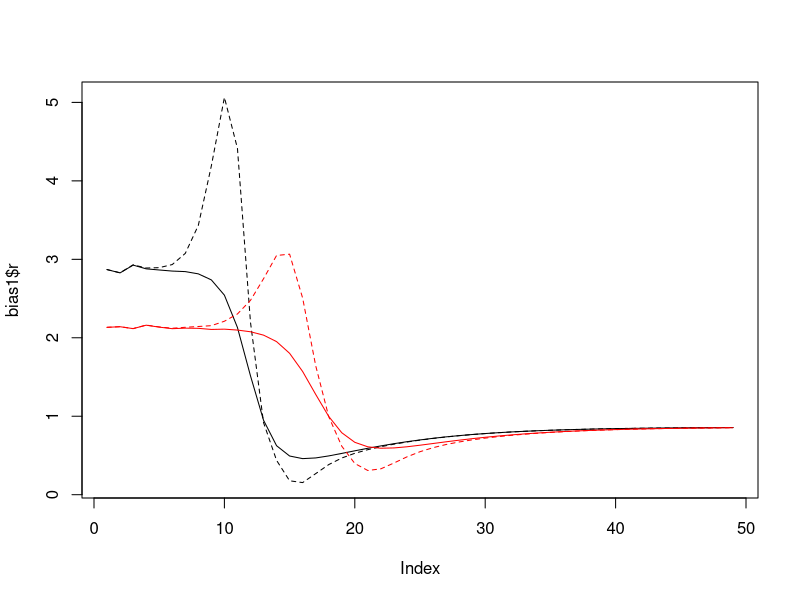
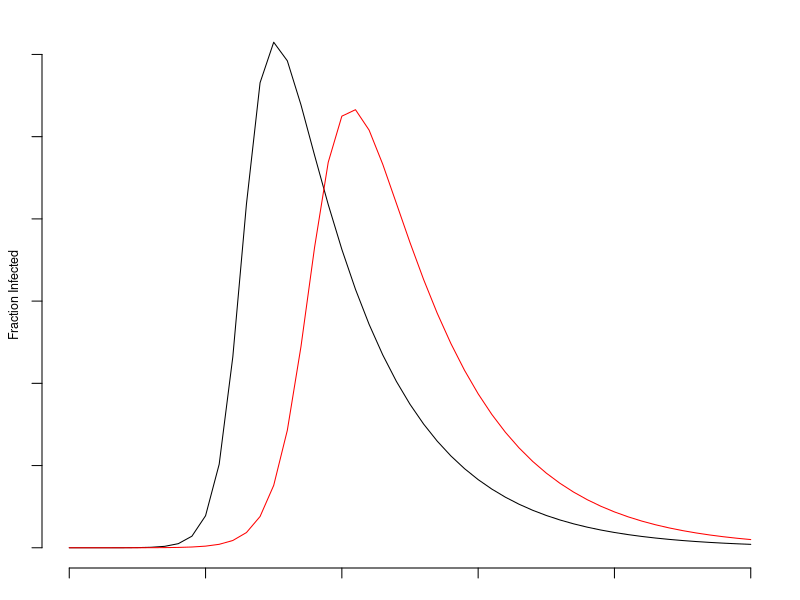

Here is the R script that generated these plots, in order: (Note: this script raises an error after producing the figures.)
## Load deSolve package
library(deSolve)

## Create an SIR function
sir <- function(time, state, parameters) {
  
  with(as.list(c(state, parameters)), {
    
    dS <- -beta * S * I
    dI <-  beta * S * I - gamma * I
    dR <-                 gamma * I
    
    return(list(c(dS, dI, dR)))
  })
}

### Set parameters
## Proportion in each compartment: Susceptible 0.999999, Infected 0.000001, Recovered 0
init       <- c(S = 1-1e-6, I = 1e-6, R = 0.0)
## beta: infection parameter; gamma: recovery parameter
# parameters <- c(beta = 1.4247, gamma = 0.14286)
parameters1 <- c(beta = 1.2, gamma = 0.15)
parameters2 <- c(beta = 0.9, gamma = 0.15)
## Time frame
times      <- seq(0, 50, by = 1)

## Solve using ode (General Solver for Ordinary Differential Equations)
out1 <- ode(y = init, times = times, func = sir, parms = parameters1)
out2 <- ode(y = init, times = times, func = sir, parms = parameters2)
## change to data frame
out1 <- as.data.frame(out1)
out2 <- as.data.frame(out2)
## Delete time variable
out1$time <- NULL
out2$time <- NULL
## Show data
png(filename = "C:/Users/Balthazar/Documents/GitHub/covid-umich/methods/figs/sir.png",
    width = 6.5, height = 4, units = "in", res = 1200, pointsize = 12)
par(mar = c(1.5,2,1,1)+0.1)
plot(times, out1$I, type = "l", axes = FALSE, bty = "n")
lines(times, out2$I, col = "red")
axis(side = 1, labels = FALSE)
axis(side = 2, labels = FALSE)
mtext("Fraction Infected", side = 2, line = 1, cex = 0.75)
dev.off()

## Setup for bias plots
f = 0.02
M = 4
days = 1:365
FP = 0.01; FN = 0.10
bary1 = -diff(out1$S)
bary2 = -diff(out2$S)

bias_fn <- function(M, bary, f, FP = 0.01, FN = 0.15) {
  const = (bary*M + (1-bary))
  f0 = f/const
  f1 = M*f0
  Delta = f1 - f0
  D_M = 1 + FP + FN - Delta * bary/(1-bary) * (FP*(1-bary) + FN * bary)/ (f0 * (1-bary) + f1 * bary)
  rho = Delta*sqrt(bary*(1-bary))/sqrt(f*(1-f))
  error = rho*sqrt((1-f)/f) * sqrt(1-bary)/sqrt(bary)*D_M
  lag_error = error[1:(length(error)-1)]
  cur_error = error[2:(length(error))]
  
  lin_term = cur_error - lag_error
  quad_term = lag_error^2 - cur_error*lag_error
  
  cur_bary = bary[2:length(error)]
  lag_bary = bary[1:(length(error)-1)]
  
  bias = (lin_term+quad_term) * cur_bary/lag_bary
  
  return(list("r"=cur_bary/lag_bary, "bias" = bias))
}

logbias_fn <- function(M, bary, f, FP = 0.01, FN = 0.15) {
  const = (bary*M + (1-bary))
  f0 = f/const
  f1 = M*f0
  Delta = f1 - f0
  D_M = 1 + FP + FN - Delta * bary/(1-bary) * (FP*(1-bary) + FN * bary)/ (f0 * (1-bary) + f1 * bary)
  rho = Delta*sqrt(bary*(1-bary))/sqrt(f*(1-f))
  error = rho*sqrt((1-f)/f) * sqrt(1-bary)/sqrt(bary)*D_M
  lag_error = error[1:(length(error)-1)]
  cur_error = error[2:(length(error))]
  
  lin_term = cur_error - lag_error
  quad_term = lag_error^2 - cur_error*lag_error
  
  cur_bary = bary[2:length(error)]
  lag_bary = bary[1:(length(error)-1)]
  
  Rt = 1+log(cur_bary/lag_bary)/7 + log(survfrac)
  logbias = log(1+lin_term+quad_term)/7
  
  return(list("r"=cur_bary/lag_bary, "bias" = bias,
              "Rt"=Rt, "logbias"=logbias))
}

bias1 = bias_fn(M, bary1, f)
bias2 = bias_fn(M, bary2, f)

ymax = max(bias1$r+bias1$bias, bias1$r, bias2$r+bias2$bias, bias2$r)
ymin = min(bias1$r+bias1$bias, bias1$r, bias2$r+bias2$bias, bias2$r)
plot(bias1$r, type = "l", ylim = c(ymin, ymax))
lines(bias1$r+bias1$bias, lty = 2)
lines(bias2$r, col = "red")
lines(bias2$r+bias2$bias, col = "red", lty = 2)


ymax = max(bias1$Rt+bias1$logbias, bias1$Rt, bias2$Rt+bias2$logbias, bias2$Rt, na.rm = TRUE)
ymin = min(bias1$Rt+bias1$logbias, bias1$Rt, bias2$Rt+bias2$logbias, bias2$Rt, na.rm = TRUE)
png(filename = "C:/Users/Balthazar/Documents/GitHub/covid-umich/methods/figs/sir_rt_comparison.png",
    width = 6.5, height = 4, units = "in", res = 1200, pointsize = 12)
par(mar = c(1.5,3,0,1)+0.1)
plot(bias1$Rt, type = "l", ylim = c(0.7, 1.3), axes = FALSE, bty = "n")
lines(bias1$Rt + bias1$logbias, lty = 2)
abline(h = 1.0, col = "grey", lty = 2)
lines(bias2$Rt, lty = 1, col = "red")
lines(bias2$Rt+bias2$logbias, lty = 2, col = "red")
axis(side =1, labels = FALSE)
axis(side =2, cex.axis = 0.75, at = seq(0.8,1.2,0.1))
mtext(expression(R[t]), side =2, line = 2, cex = 0.75)
dev.off()

## Same curve, just different M value
M1 = 3; M2 = 4; M3 = 5
bias1 = bias_fn(M1, bary2, f, FP, FN)
bias2 = bias_fn(M2, bary2, f, FP, FN)
bias3 = bias_fn(M3, bary2, f, FP, FN)

ymax = max(bias3$r+bias3$bias)
ymin = min(bias3$r+bias3$bias)
png(filename = "C:/Users/Balthazar/Documents/GitHub/covid-umich/methods/figs/sir_ratio.png",
    width = 6.5, height = 4, units = "in", res = 1200, pointsize = 12)
plot(bias1$r, type = "l", ylim = c(ymin, ymax), axes = FALSE, bty = "n", xlab = "", ylab = "")
lines(bias1$r+bias1$bias, lty = 2)
lines(bias2$r+bias2$bias, col = "blue", lty = 2)
lines(bias3$r+bias3$bias, col = "red", lty = 2)
axis(side =1, labels = FALSE)
axis(side =2, cex.axis = 0.75)
mtext(expression(R[t]), side =2, line = 2, cex = 0.75)
legend(35, 3.0, legend = c("M=1", "M=2", "M=3", "M=4"), lty = c(1,2,2,2), col = c("black", "black", "blue", "red"), cex = 0.75, bty = "n")
dev.off()

ymax = max(bias3$Rt+bias3$logbias)
ymin = min(bias3$Rt+bias3$logbias)
png(filename = "C:/Users/Balthazar/Documents/GitHub/covid-umich/methods/figs/sir_rt.png",
    width = 6.5, height = 4, units = "in", res = 1200, pointsize = 12)
par(mar = c(1.5,3,1,1)+0.1)
plot(bias1$Rt, type = "l", ylim = c(ymin, ymax), axes = FALSE, bty = "n")
lines(bias1$Rt + bias1$logbias, lty = 2)
abline(h = 1.0, col = "grey", lty = 2)
lines(bias2$Rt+bias2$logbias, lty = 2, col = "blue")
lines(bias3$Rt+bias3$logbias, lty = 2, col = "red")
axis(side =1, labels = FALSE)
axis(side =2, cex.axis = 0.75)
mtext(expression(R[t]), side =2, line = 2, cex = 0.75)
legend(35, 1.175, legend = c("M=1", "M=2", "M=3", "M=4"), lty = c(1,2,2,2), col = c("black", "black", "blue", "red"), cex = 0.75, bty = "n")
dev.off()
